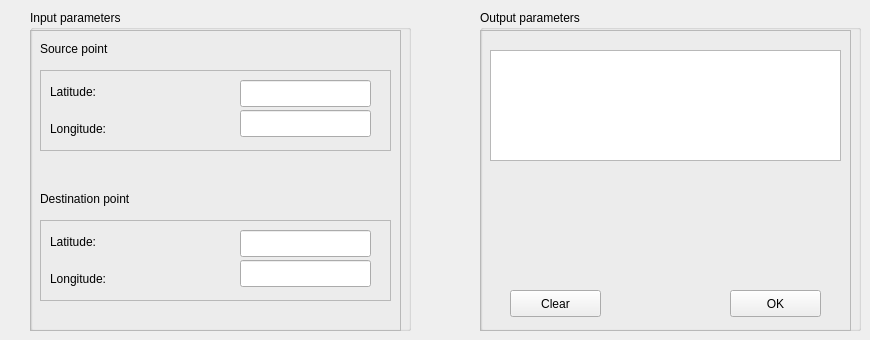
   <widget class="QWidget" name="tab_2">
    <attribute name="title">
     <string>Distance sloc</string>
    </attribute>
    <widget class="QGroupBox" name="groupBox_3">
     <property name="geometry">
      <rect>
       <x>30</x>
       <y>10</y>
       <width>381</width>
       <height>321</height>
      </rect>
     </property>
     <property name="title">
      <string>Input parameters</string>
     </property>
     <widget class="QFrame" name="frame_5">
      <property name="geometry">
       <rect>
        <x>0</x>
        <y>20</y>
        <width>371</width>
        <height>301</height>
       </rect>
      </property>
      <property name="frameShape">
       <enum>QFrame::StyledPanel</enum>
      </property>
      <property name="frameShadow">
       <enum>QFrame::Raised</enum>
      </property>
      <property name="lineWidth">
       <number>1</number>
      </property>
      <widget class="QLabel" name="label_7">
       <property name="geometry">
        <rect>
         <x>10</x>
         <y>10</y>
         <width>89</width>
         <height>17</height>
        </rect>
       </property>
       <property name="text">
        <string>Source point</string>
       </property>
      </widget>
      <widget class="QFrame" name="frame_6">
       <property name="geometry">
        <rect>
         <x>10</x>
         <y>40</y>
         <width>351</width>
         <height>81</height>
        </rect>
       </property>
       <property name="frameShape">
        <enum>QFrame::StyledPanel</enum>
       </property>
       <property name="frameShadow">
        <enum>QFrame::Raised</enum>
       </property>
       <widget class="QLabel" name="label_8">
        <property name="geometry">
         <rect>
          <x>10</x>
          <y>50</y>
          <width>71</width>
          <height>17</height>
         </rect>
        </property>
        <property name="text">
         <string>Longitude:</string>
        </property>
       </widget>
       <widget class="QLabel" name="label_9">
        <property name="geometry">
         <rect>
          <x>10</x>
          <y>13</y>
          <width>71</width>
          <height>17</height>
         </rect>
        </property>
        <property name="text">
         <string>Latitude:</string>
        </property>
       </widget>
       <widget class="QLineEdit" name="sloc_s_lat_input">
        <property name="geometry">
         <rect>
          <x>200</x>
          <y>10</y>
          <width>131</width>
          <height>27</height>
         </rect>
        </property>
       </widget>
       <widget class="QLineEdit" name="sloc_s_lon_input">
        <property name="geometry">
         <rect>
          <x>200</x>
          <y>40</y>
          <width>131</width>
          <height>27</height>
         </rect>
        </property>
       </widget>
      </widget>
      <widget class="QLabel" name="label_10">
       <property name="geometry">
        <rect>
         <x>10</x>
         <y>160</y>
         <width>121</width>
         <height>17</height>
        </rect>
       </property>
       <property name="text">
        <string>Destination point</string>
       </property>
      </widget>
      <widget class="QFrame" name="frame_7">
       <property name="geometry">
        <rect>
         <x>10</x>
         <y>190</y>
         <width>351</width>
         <height>81</height>
        </rect>
       </property>
       <property name="frameShape">
        <enum>QFrame::StyledPanel</enum>
       </property>
       <property name="frameShadow">
        <enum>QFrame::Raised</enum>
       </property>
       <widget class="QLabel" name="label_11">
        <property name="geometry">
         <rect>
          <x>10</x>
          <y>50</y>
          <width>71</width>
          <height>17</height>
         </rect>
        </property>
        <property name="text">
         <string>Longitude:</string>
        </property>
       </widget>
       <widget class="QLabel" name="label_12">
        <property name="geometry">
         <rect>
          <x>10</x>
          <y>13</y>
          <width>71</width>
          <height>17</height>
         </rect>
        </property>
        <property name="text">
         <string>Latitude:</string>
        </property>
       </widget>
       <widget class="QLineEdit" name="sloc_d_lat_input">
        <property name="geometry">
         <rect>
          <x>200</x>
          <y>10</y>
          <width>131</width>
          <height>27</height>
         </rect>
        </property>
       </widget>
       <widget class="QLineEdit" name="sloc_d_lon_input">
        <property name="geometry">
         <rect>
          <x>200</x>
          <y>40</y>
          <width>131</width>
          <height>27</height>
         </rect>
        </property>
       </widget>
      </widget>
     </widget>
    </widget>
    <widget class="QGroupBox" name="groupBox_4">
     <property name="geometry">
      <rect>
       <x>480</x>
       <y>10</y>
       <width>381</width>
       <height>321</height>
      </rect>
     </property>
     <property name="title">
      <string>Output parameters</string>
     </property>
     <widget class="QFrame" name="frame_8">
      <property name="geometry">
       <rect>
        <x>0</x>
        <y>20</y>
        <width>371</width>
        <height>301</height>
       </rect>
      </property>
      <property name="frameShape">
       <enum>QFrame::StyledPanel</enum>
      </property>
      <property name="frameShadow">
       <enum>QFrame::Raised</enum>
      </property>
      <widget class="QTextEdit" name="sloc_output">
       <property name="geometry">
        <rect>
         <x>10</x>
         <y>20</y>
         <width>351</width>
         <height>111</height>
        </rect>
       </property>
      </widget>
      <widget class="QPushButton" name="sloc_ok_btn">
       <property name="geometry">
        <rect>
         <x>250</x>
         <y>260</y>
         <width>91</width>
         <height>27</height>
        </rect>
       </property>
       <property name="text">
        <string>OK</string>
       </property>
      </widget>
      <widget class="QPushButton" name="sloc_clear_btn">
       <property name="geometry">
        <rect>
         <x>30</x>
         <y>260</y>
         <width>91</width>
         <height>27</height>
        </rect>
       </property>
       <property name="text">
        <string>Clear</string>
       </property>
      </widget>
     </widget>
    </widget>
   </widget>
